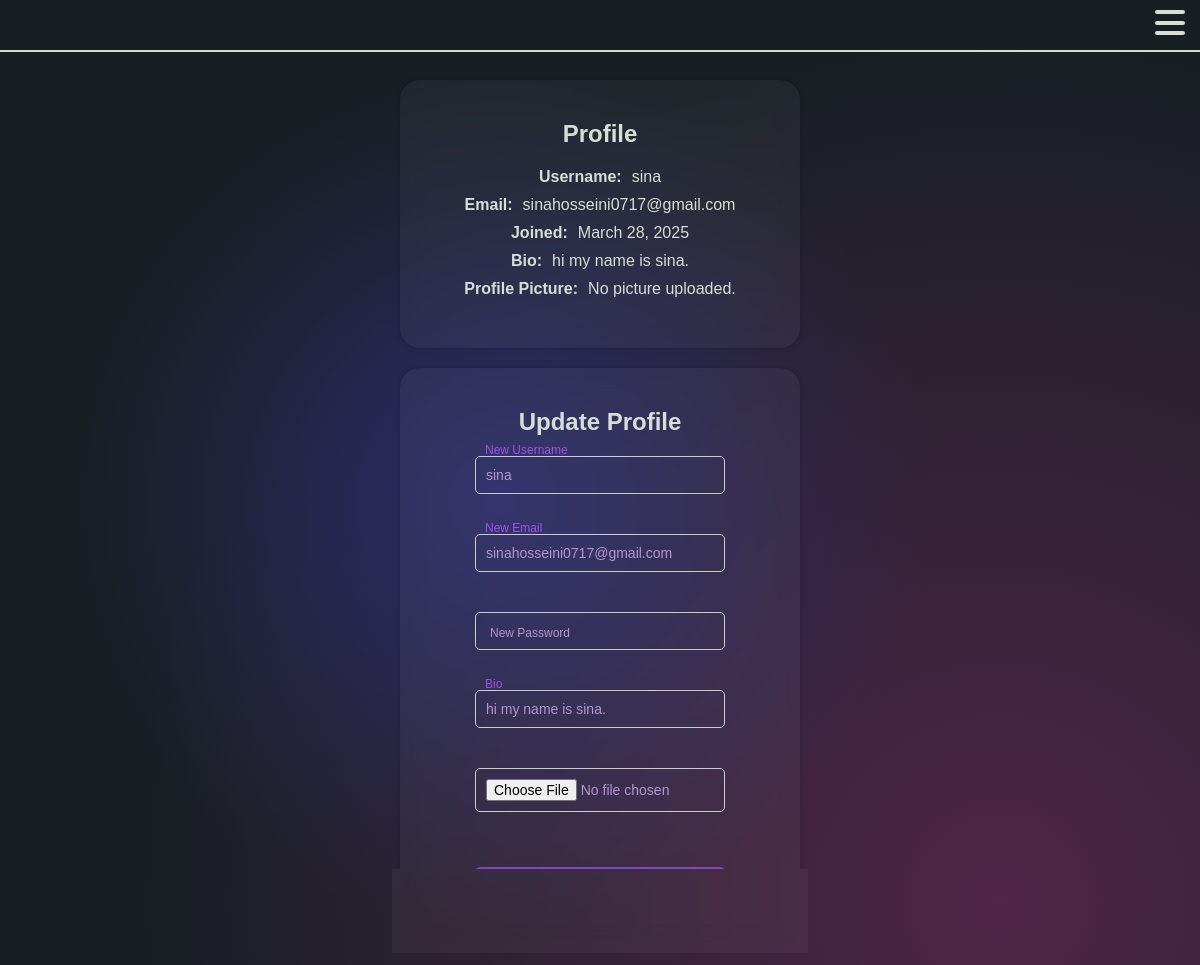
The app's page /users/profile/ (signed in) with its own data.
### users/models.py (models this page shows, shortened)
class CustomUser(AbstractUser):
    wallet_balance = models.DecimalField(max_digits=20, decimal_places=8, default=0.0)

class UserProfile(models.Model):
    user = models.OneToOneField(settings.AUTH_USER_MODEL, on_delete=models.CASCADE)
    bio = models.TextField(blank=True, null=True)
    profile_picture = models.ImageField(upload_to='profile_pics/', blank=True, null=True)

### users/views.py (the view, shortened to what this page needs)
# urls.py: path('profile/', ProfileView.as_view(), name='profile'),
class ProfileView(LoginRequiredMixin, View):
    def get(self, request):
        profile, created = UserProfile.objects.get_or_create(user=request.user)
        user_form = UserUpdateForm(instance=request.user)
        profile_form = ProfileUpdateForm(instance=profile)
        return render(request, 'users/profile.html', {
            'user_form': user_form,
            'profile_form': profile_form
        })

### users/forms.py
class UserUpdateForm(forms.ModelForm):
    class Meta:
        model = User
        fields = ['username', 'email']

class ProfileUpdateForm(forms.ModelForm):
    class Meta:
        model = UserProfile
        fields = ['bio', 'profile_picture']

### users/templates/users/profile.html (shortened to what this page needs)
{% load static %}
<!DOCTYPE html>
<html lang="en">
<head>
    <link rel="stylesheet" href="{% static 'css/profile.css' %}">
</head>
<body>
    <div class="container">
        <nav class="navbar">
            <label for="nav-toggle" class="nav-toggle-label">
                <span></span>
                <span></span>
                <span></span>
            </label>
        </nav>
        <div class="profile">
            <h2>Profile</h2>
            <div class="profile-row">
                <label>Username:</label>
                <span>{{ user.username }}</span>
            </div>
            <div class="profile-row">
                <label>Email:</label>
                <span>{{ user.email }}</span>
            </div>
            <div class="profile-row">
                <label>Joined:</label>
                <span>{{ user.date_joined|date:"F d, Y" }}</span>
            </div>
            <div class="profile-row">
                <label>Bio:</label>
                <span>{{ user.userprofile.bio|default:"No bio yet." }}</span>
            </div>
            <div class="profile-row">
                <label>Profile Picture:</label>
                {% if user.userprofile.profile_picture %}
                    <img src="{{ user.userprofile.profile_picture.url }}" alt="Profile Picture" class="profile-pic">
                {% else %}
                    <span>No picture uploaded.</span>
                {% endif %}
            </div>
        </div>
        <div class="Update-profile">
            <h2>Update Profile</h2>
            <form method="post" enctype="multipart/form-data">
                <div class="new-info">
                    <input type="text" name="username" id="new-username" value="{{ user.username }}" placeholder=" " required>
                    <label for="new-username">New Username</label>
                </div>
                <div class="new-info">
                    <input type="email" name="email" id="new-email" value="{{ user.email }}" placeholder=" " required>
                    <label for="new-email">New Email</label>
                </div>
                <div class="new-info">
                    <input type="password" name="password" id="new-password" placeholder=" ">
                    <label for="new-password">New Password</label>
                </div>
                <div class="new-info">
                    <input type="text" name="bio" id="bio" value="{{ user.userprofile.bio }}" placeholder=" ">
                    <label for="bio">Bio</label>
                </div>
                <div class="new-info">
                    <input type="file" name="profile_picture" id="profile_picture">
                </div>
                <button type="submit" class="update-button">Update Profile</button>
            </form>
        </div>
    </div>
</body>
</html>

### static/css/profile.css (style rules this page uses)
* { box-sizing: border-box; direction: ltr; font-family: sans-serif; }
body { background: radial-gradient(circle at 500px 500px, #2b2c68, transparent 50%), radial-gradient(circle at 1000px 900px, #b02f8b5d, transparent 65%), #171f22; min-height: 100vh; margin: 0; overflow-x: hidden; overflow-y: auto; }
.container { display: flex; align-items: center; justify-content: center; flex-direction: column; min-height: 100vh; width: 100vw; padding: 80px 15px 20px 15px; }
.navbar { width: 100%; background-color: transparent; padding: 25px 0; border-bottom: 2px solid #d8ded6; position: fixed; top: 0; z-index: 1000; }
.nav-toggle-label { position: absolute; top: 10px; right: 15px; cursor: pointer; width: 30px; height: 25px; display: flex; flex-direction: column; justify-content: space-between; }
.nav-toggle-label span { background: #d8ded6; height: 4px; border-radius: 2px; transition: all 0.3s ease-in-out; }
.profile { display: flex; flex-direction: column; justify-content: flex-start; background: rgba(255, 255, 255, 0.042); backdrop-filter: blur(10px); box-shadow: 0 0 5px rgba(0, 0, 0, 0.2); padding: 40px; max-width: 400px; width: 90%; text-align: center; transition: 0.7s; box-sizing: border-box; border-radius: 20px; color: #d8ded6; }
.profile h2 { margin: 0; margin-bottom: 20px; color: #d8ded6; font-size: 24px; }
.profile-row { display: flex; flex-direction: row; align-items: center; gap: 10px; justify-content: center; margin-bottom: 10px; }
.profile-row label { font-weight: bold; width: auto; text-align: left; font-size: 16px; }
.Update-profile { display: flex; flex-direction: column; justify-content: flex-start; background: rgba(255, 255, 255, 0.042); backdrop-filter: blur(10px); box-shadow: 0 0 5px rgba(0, 0, 0, 0.2); padding: 40px; max-width: 400px; width: 90%; text-align: center; transition: 0.7s; box-sizing: border-box; border-radius: 20px; margin-top: 20px; color: #d8ded6; }
.Update-profile h2 { margin: 0; margin-bottom: 20px; color: #d8ded6; font-size: 24px; }
.new-info { position: relative; margin-bottom: 30px; display: flex; flex-direction: column; width: 100%; max-width: 250px; align-items: stretch; margin-left: auto; margin-right: auto; }
.new-info input { background: transparent; margin-bottom: 10px; width: 100%; padding: 10px; border: 1px solid #ccc; border-radius: 5px; color: #b198cf; font-size: 14px; outline: none; }
.new-info label { position: absolute; top: 14px; left: 10px; font-size: 12px; color: #b198cf; background-color: transparent; padding: 0 5px; transition: 0.2s ease all; pointer-events: none; }
.new-info input:focus + label, .new-info input:not(:placeholder-shown) + label { top: -13px; left: 5px; font-size: 12px; color: #9d56e8; }
.update-button { font-family: sans-serif; background-color: #9d56e8; color: #3e0437e5; opacity: 0.7; width: 100%; max-width: 250px; padding: 10px; border: none; border-radius: 5px; cursor: pointer; transition: 0.3s; margin: 15px auto 0; font-size: 16px; }

### records on screen
CustomUser: username "sina", email "sinahosseini0717@gmail.com", date_joined "March 28, 2025", userprofile.bio "hi my name is sina.", bio "hi my name is sina."
